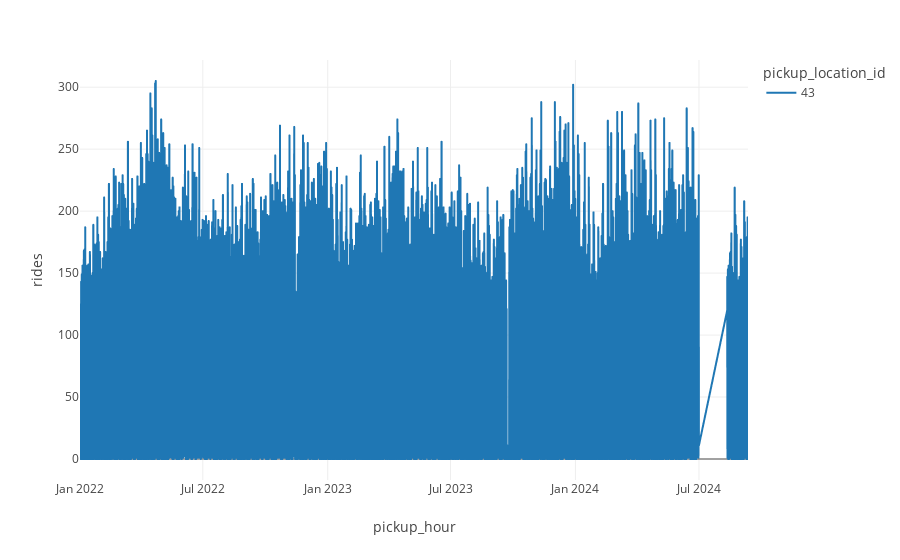

Notebook source saved alongside this figure:
### Code cell
# from src.plot import plot_ts
from typing import Optional, List
import pandas as pd
import plotly.express as px 

def plot_ts(
    ts_data: pd.DataFrame,
    locations: Optional[List[int]] = None
    ):
    """
    Plot time-series data
    """
    ts_data_to_plot = ts_data[ts_data.pickup_location_id.isin(locations)] if locations else ts_data

    fig = px.line(
        ts_data_to_plot,
        x="pickup_hour",
        y="rides",
        color='pickup_location_id',
        template='none',
    )

    fig.show()

plot_ts(ts_data, locations=[43])

### Figure 1 — Plotly figure (JSON) as saved in the notebook; plotly's stock layout.template omitted (floating-point values rounded to 4 significant figures; data arrays with more than 128 entries replaced by an {"elided": "..."} marker saying what was removed)
{"data": [{"hovertemplate": "pickup_location_id=43<br>pickup_hour=%{x}<br>rides=%{y}<extra></extra>", "legendgroup": "43", "line": {"color": "#1F77B4", "dash": "solid"}, "marker": {"symbol": "circle"}, "mode": "lines", "name": "43", "showlegend": true, "type": "scattergl", "x": {"elided": "22624 str values"}, "xaxis": "x", "y": {"elided": "22624 int values"}, "yaxis": "y"}], "layout": {"legend": {"title": {"text": "pickup_location_id"}, "tracegroupgap": 0}, "margin": {"t": 60}, "xaxis": {"anchor": "y", "domain": [0, 1], "title": {"text": "pickup_hour"}}, "yaxis": {"anchor": "x", "domain": [0, 1], "title": {"text": "rides"}}}}
